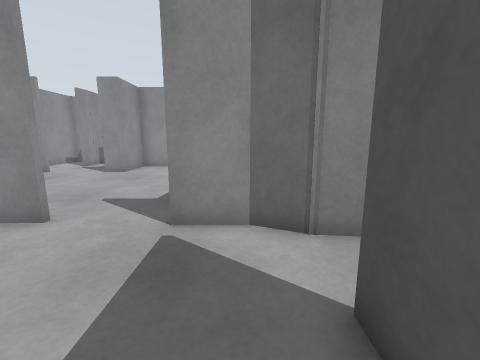
[1] (above)

24 first-person views from a walk through a robot-simulator world made for Gazebo. The camera is 0.94 m above the floor, tilts 10° down and sees 90° across. The floor is counted in squares, 0.5 m on a side. Each view is taken from the middle of a square. On the plan, view 1 faces up. The plan holds only what a view shows up to about 15 squares ahead; the rest is blank. The place goes on beyond the plan.

[2]
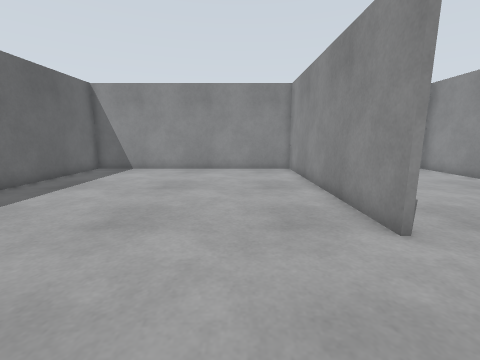

[3]
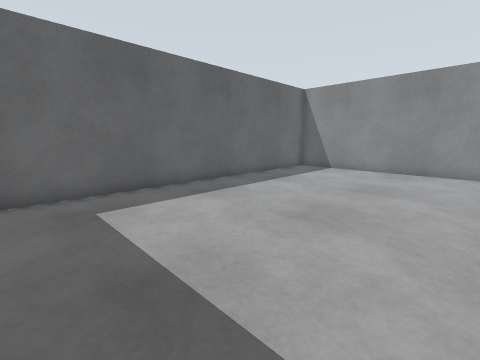

[4]
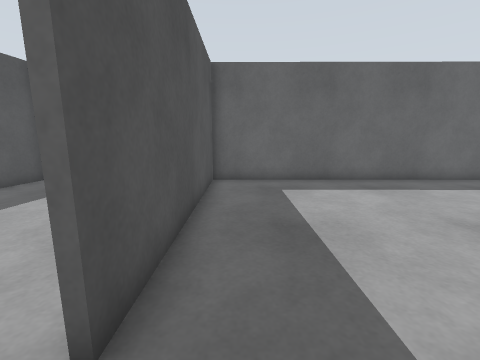

[5]
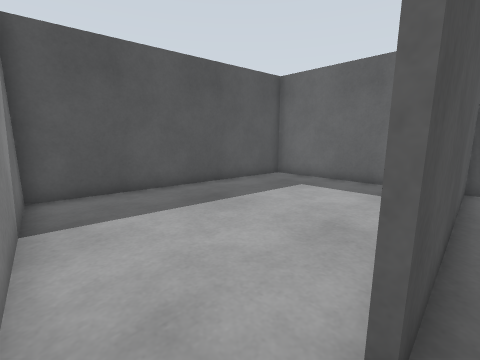

[6]
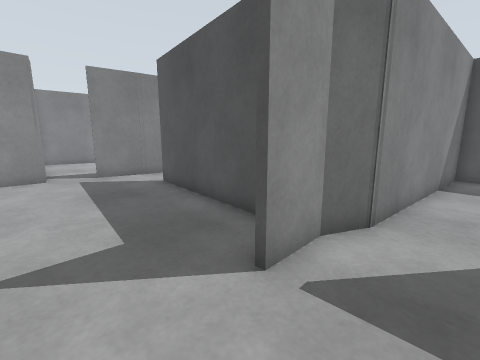

[7]
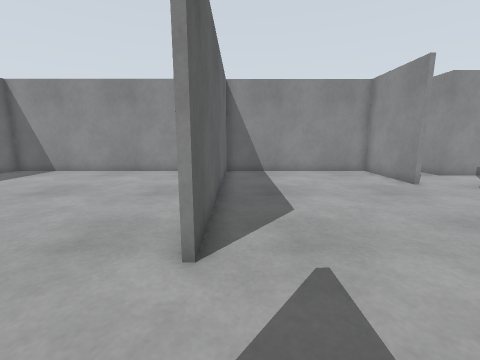

[8]
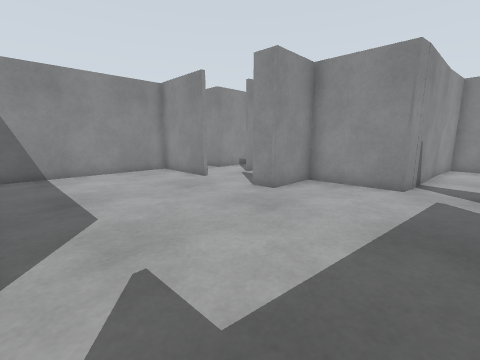

[9]
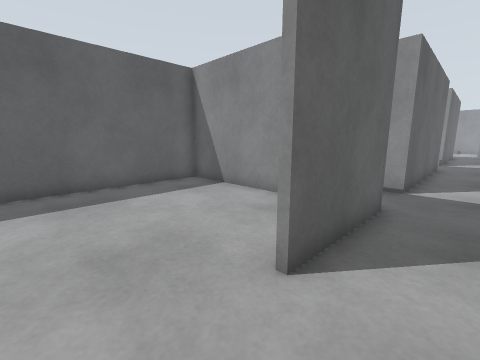

[10]
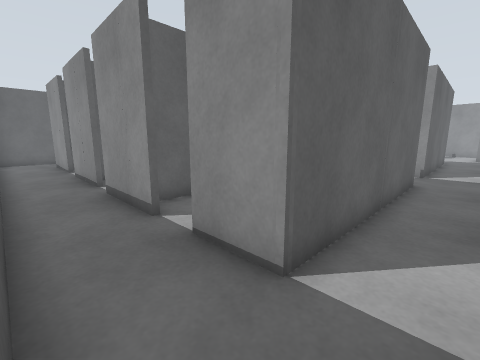

[11]
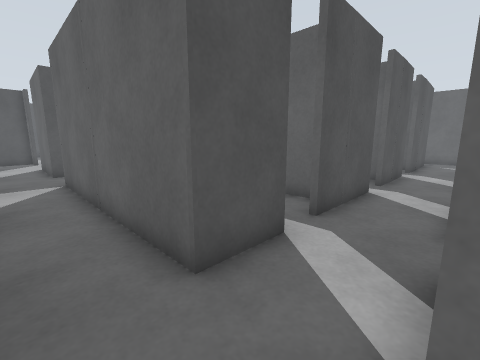

[12]
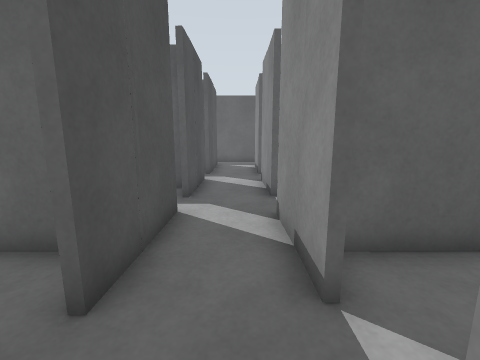

[13]
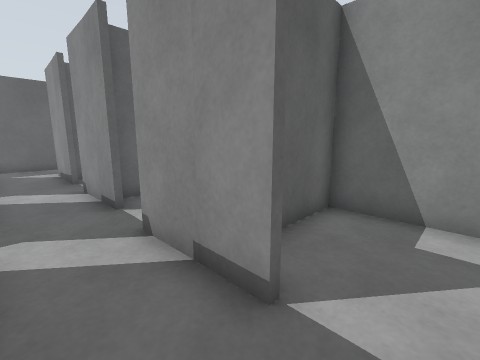

[14]
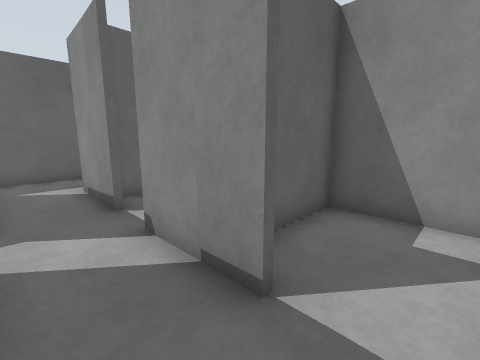

[15]
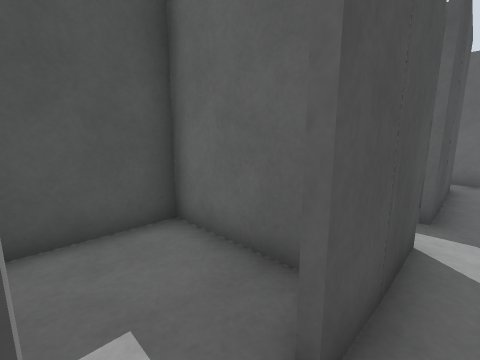

[16]
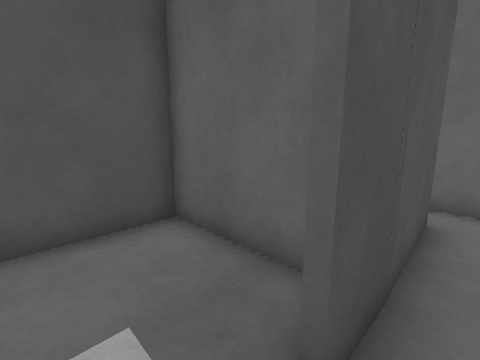

[17]
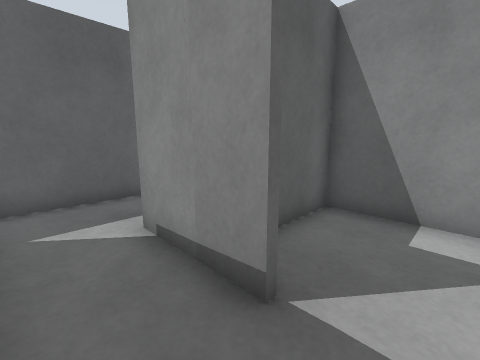

[18]
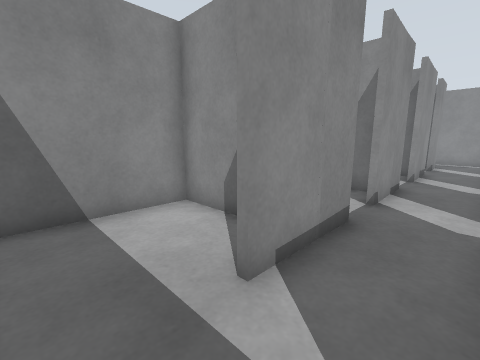

[19]
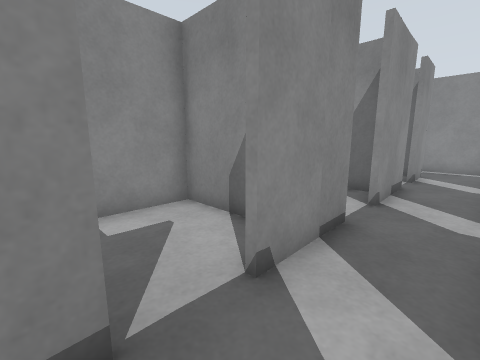

[20]
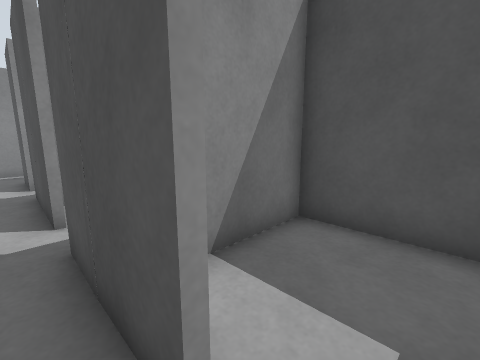

[21]
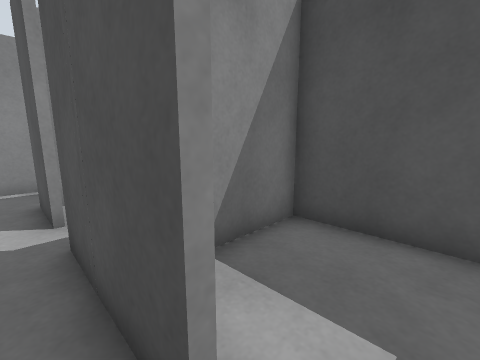

[22]
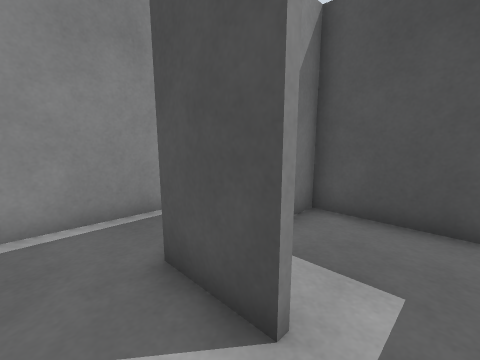

[23]
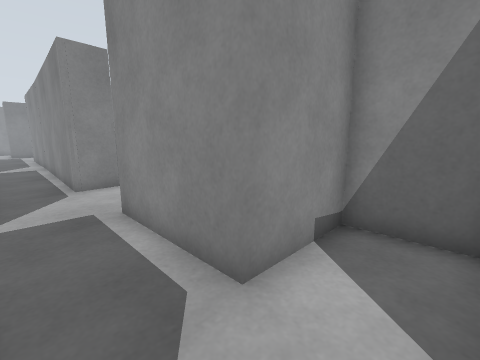

[24]
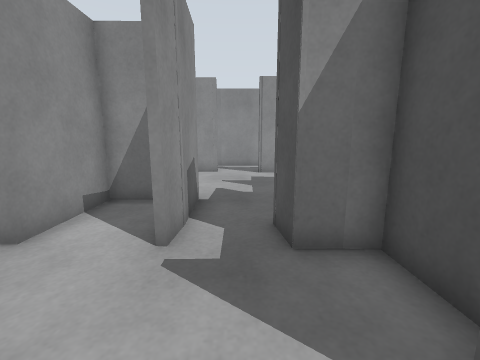

### Floor plan
Points are (right, up) in squares from view 1. A wall is a line through its corners. A room is listed if a view was taken in it or the views show most of it. See-through windows are left out.
Room 1 (views 1, 2, 3, 4, 5, 6)
walls: (-4.3, 5.1) (-14.8, 5); (-14.7, 4.9) (-14.7, -6.7) (1.2, -6.7) (1.2, 2.4); (1.4, 4.5) (0.2, 5) (-1.5, 5)
ways out: opening at (-3, 5) to room 2; opening at (1, 3) to room 4
Room 2 (views 7, 8, 9, 10, 11, 12, 13, 14, 15, 16, 17, 19, 20, 21, 22, 23, 24)
walls: (-14.9, 8.1) (-14.9, 13.3) (-10.6, 13.3); (-17.6, 9.7) (-17.6, 6); (-10.5, 13.1) (-14.7, 13.1) (-14.7, 4.9); (-14.8, 5.2) (-4.4, 5.3); (-10.2, 17.1) (-10.3, 15.9); (-8.1, 15.8) (-8.3, 17.2); (-6.6, 14.1) (-6.6, 15.9); (-20.8, 15.9) (-30.9, 16); (-6.4, 15.9) (-6.4, 13.1) (-7.5, 13.1); (-10.7, 19.2) (-13, 19.2) (-13, 15.8) (-17.3, 15.9); (-10.3, 19.4) (-10.2, 16.8); (-26.3, 11.1) (-26.2, 13.4); (-2.8, 15.7) (-8.1, 15.8) (-8.1, 17); (-26.5, 13.3) (-17.5, 13.3) (-17.5, 11); (-26.3, 6) (-26.3, 9.7); (-26.4, 3.1) (-25.4, 3.1); (0.3, 6.8) (1, 12.9); (-28.8, 9.6) (-28.8, 6.3); (-28.7, 12.6) (-28.8, 11.1); (-26.4, 1) (-26.4, 4.6); (-28.9, 4.4) (-28.9, 1.3); (2.3, 15.1) (-0.9, 15.8); (-29, -0.5) (-29, -4); (-26.5, -4.4) (-26.4, -0.4); (-35, 13.2) (-28.9, 13.2) (-28.9, 11.1)
ways out: opening at (-3, 5) to room 1; opening at (-27.5, -4) to room 3; opening at (-16, 6) to room 5; opening at (-26, 5) to room 6; gap at (-26, 6) to room 6; opening at (-29, 0.5) to room 7; opening at (-26, 10) to room 8; gap at (-26, 11) to room 8; opening at (-26, 0) to room 9; gap at (-26, 1) to room 9; opening at (-29, 5.5) to room 10; opening at (-29, 10) to room 11; gap at (-29, 11) to room 11; opening at (-19, 16); opening at (-18, 10); opening at (-1.5, 16); opening at (1, 13.5); gap at (-18, 11)
Room 3 (view 18)
walls: (-30.2, -6.8) (-26.1, -6.8); (-31, -2.1) (-33.3, -2.1); (-26.5, -5.4) (-26.5, -4.4); (-33.2, -2) (-33.2, -6.2)
ways out: opening at (-27.5, -4) to room 2; opening at (-26, -6)
Room 4 (no view inside)
walls: (3.5, -6.7) (8.8, -6.8) (9.9, 3.7) (1.4, 4.5)
ways out: opening at (1, 3) to room 1
Room 5 (no view inside)
walls: (-17.6, -0.6) (-17.6, -4); (-17.6, 4.8) (-17.6, 1)
ways out: opening at (-16, 6) to room 2; opening at (-18, 5)
Room 6 (no view inside)
walls: (-25.4, 3.1) (-22, 3.2) (-22.1, 8.1) (-26.4, 8.1)
ways out: opening at (-26, 5) to room 2; gap at (-26, 6) to room 2
Room 7 (no view inside)
walls: (-29.5, 3) (-33.2, 2.9) (-33.2, -2); (-33.3, -1.8) (-29.3, -1.8)
ways out: opening at (-29, 0.5) to room 2
Room 8 (no view inside)
walls: (-22.1, 9.8) (-22.1, 13.2) (-23, 13.2); (-25.5, 8.3) (-24, 8.3)
ways out: opening at (-26, 10) to room 2; gap at (-26, 11) to room 2
Room 9 (no view inside)
walls: (-26.1, -1.8) (-22, -1.8) (-22, 3) (-24.8, 3)
ways out: opening at (-26, 0) to room 2; gap at (-26, 1) to room 2
Room 10 (no view inside)
walls: (-33.2, 6.2) (-33.2, 3.1) (-29.3, 3.1); (-29.3, 8) (-30.4, 8)
ways out: opening at (-29, 5.5) to room 2
Room 11 (no view inside)
walls: (-33.2, 11.2) (-33.2, 8.2) (-29.7, 8.2)
ways out: opening at (-29, 10) to room 2; gap at (-29, 11) to room 2

Positions as (right, up) in squares from view 1, and headings:
1: (0, 0), facing up
2: (0, 2), facing left
3: (0, 2), facing down-left
4: (0, 4), facing down
5: (1, 4), facing down-right
6: (-4, 3), facing up-right
7: (-1, 6), facing left
8: (-1, 6), facing up-left
9: (-8, 15), facing down-left
10: (-15, 15), facing down-left
11: (-29, 15), facing down-right
12: (-28, 12), facing down
13: (-27, 11), facing down-left
14: (-27, 6), facing down-left
15: (-27, 6), facing down-right
16: (-27, 1), facing down-right
17: (-27, 1), facing down-left
18: (-27, -6), facing up-left
19: (-27, -1), facing up-left
20: (-27, 0), facing up-right
21: (-27, 5), facing up-right
22: (-28, 10), facing up-right
23: (-11, 14), facing up-left
24: (-9, 12), facing up
